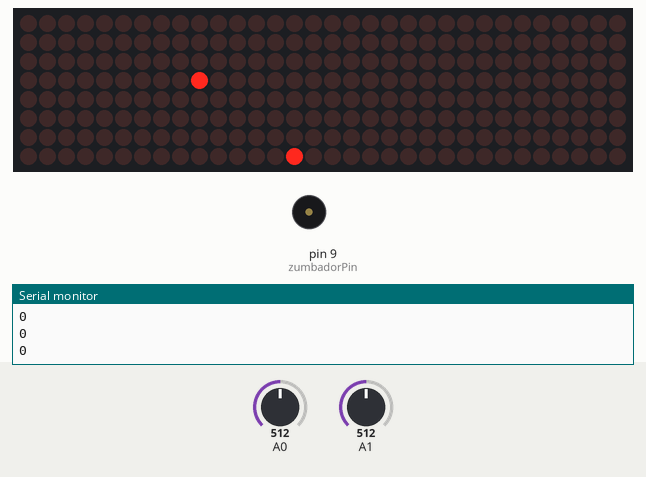
Recording of a sketch running on a simulated Arduino Uno, built with avr-gcc and run on an emulated ATmega328P. On the bench: 32×8 LED matrix, buzzer (waves = sounding), the last lines printed to the serial monitor. The test bench sets the inputs (shaded band); at power-on: A1 = 512, A0 = 512. Random numbers use the default seed unless the sketch sets one.

Above: at 1.2 s.
1.3 s: A1 set to 801
At 3.4 s:
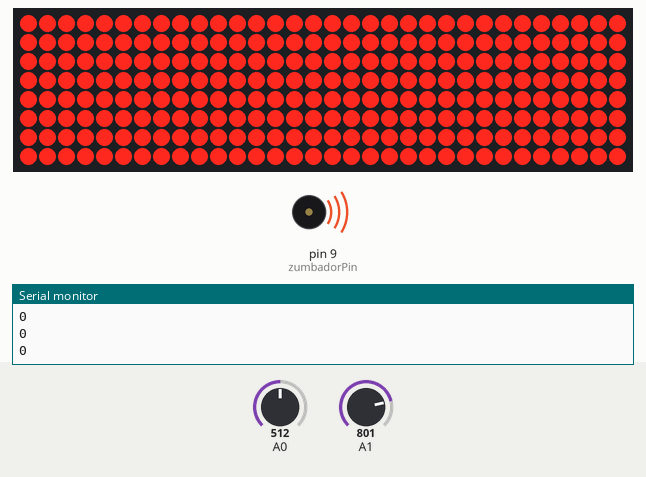
3.5 s: A1 set to 827
6.5 s: A1 set to 716
At 6.71 s:
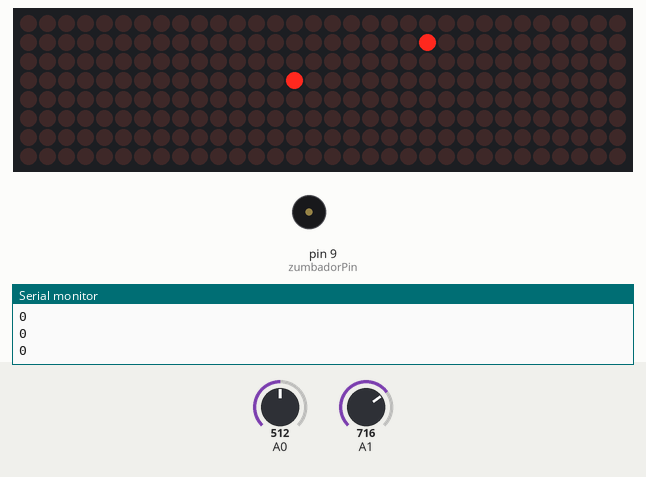
8.7 s: A1 set to 900
At 8.87 s:
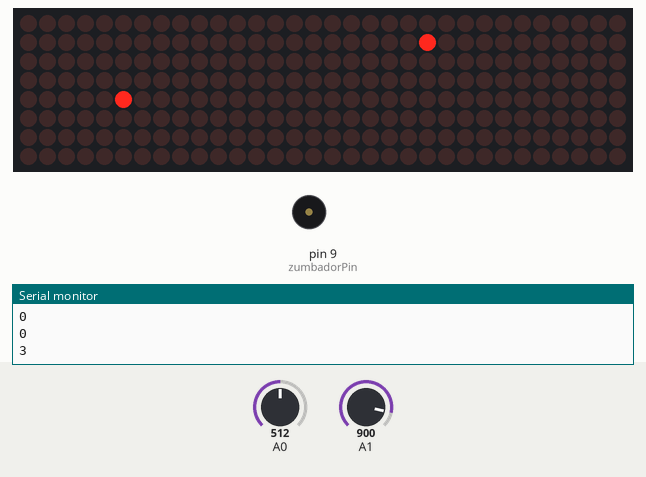
Timing chart, 0 to 22.7 s (numbered marks = the images above; inputs shaded):
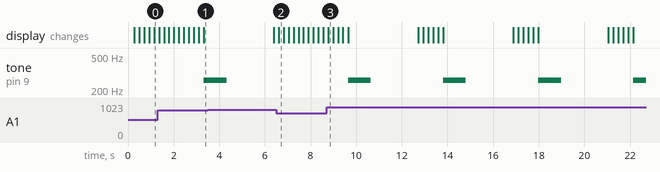

The sketch:

Snake.ino
```cpp
#include <MD_MAX72xx.h>
#define MAX_DEVICES 4
#define HARDWARE_TYPE MD_MAX72XX::FC16_HW
#include <LinkedList.h>
#include <Wire.h>


MD_MAX72XX cartel = MD_MAX72XX(HARDWARE_TYPE, 11, 13, 10, 4);
const int notaDo = 261;
const int zumbadorPin = 9;
const int velocity_refresh = 150;

int snake_head[2];
int direccion;
int xAxis, yAxis;
int Umbral = 300;
int comida_X;
int comida_Y;
int Fila;
int Columna;

LinkedList<int> cola_X;  // Lista enlazada para la cola X de la serpiente
LinkedList<int> cola_Y;  // Lista enlazada para la cola Y de la serpiente

bool Ha_muerto;
bool Ha_comido;


bool pantalla[8][32];
////////////////////////////////////////////


void Init() {
  for (int Iterador = 0; Iterador < 8; Iterador++) {
    for (int Iterador2 = 0; Iterador2 < 32; Iterador2++) {
      pantalla[Iterador][Iterador2] = false;
    }
  }
  snake_head[0] = 3;
  snake_head[1] = 16;
  cola_X.clear();
  cola_Y.clear();
  cola_X.add(snake_head[0]);
  cola_Y.add(snake_head[1]);

  pantalla[snake_head[0]][snake_head[1]] = true;
  generarComida();
  Ha_muerto = false;
  Ha_comido = false;

  reproducirmusica();
}


void actualizar_snake() {
  // Agrega la posición actual de la cabeza a la cola

  // Mueve la serpiente
  if (direccion == 2) snake_head[0]--;       // Arriba
  else if (direccion == 3) snake_head[0]++;  // Abajo
  else if (direccion == 1) snake_head[1]--;  // Izquierda
  else if (direccion == 0) snake_head[1]++;  // Derecha
  cola_X.add(snake_head[0]);
  cola_Y.add(snake_head[1]);
  Ha_comido = Comprobar_comida();
  Ha_muerto = Comprobar_muerte();
  if (Ha_comido == false) {  // Si no ha comido, elimina el último segmento de la cola
    int tail_X = cola_X.remove(0);
    int tail_Y = cola_Y.remove(0);
    pantalla[tail_X][tail_Y] = false;
  }
  pantalla[snake_head[0]][snake_head[1]] = true;
}

void generarComida() {
  comida_X = random(8);
  comida_Y = random(32);

  while (pantalla[comida_X][comida_Y] == true) {
    comida_X = random(8);
    comida_Y = random(32);
  }
  pantalla[comida_X][comida_Y] = true;
}

bool Comprobar_comida() {

  //Serial.println(snake_head[0]);
  //Serial.println(snake_head[1]);
  //Serial.println(comida_X);
  //Serial.println(comida_Y);
  //Serial.println("");
  if (snake_head[0] == comida_X && snake_head[1] == comida_Y) {
    Serial.println("comidabien");
    return true;
  }
  return false;
}

bool Comprobar_muerte() {
  if (snake_head[0] < 0) {
    return true;
  }
  if (snake_head[0] > 7) {
    return true;
  }
  if (snake_head[1] < 0) {
    return true;
  }
  if (snake_head[1] > 31) {
    return true;
  }
  if (pantalla[snake_head[0]][snake_head[1]] == true) {
    if (snake_head[0] == comida_X && snake_head[1] == comida_Y) {
      return false;
    } else {
      return true;
    }
  }
  return false;
}


void Game_over() {
  pararmusica();
  for (int Iterador = 0; Iterador < 8; Iterador++) {
    for (int Iterador2 = 0; Iterador2 < 32; Iterador2++) {
      pantalla[Iterador][Iterador2] = true;
    }
  }
  updatePantalla();
  sonidoend();
  delay(2000);
  Init();

}

void updatePantalla() {
  for (int Fila = 0; Fila < 8; Fila++) {
    for (int Columna = 0; Columna < 32; Columna++) {
      cartel.setPoint(Fila, Columna, pantalla[Fila][Columna]);
    }
  }
}


void Read_joystick() {
  xAxis = analogRead(A0);
  yAxis = analogRead(A1);
  // 0 = izquierda, 1 = decbar, 2 = arriba, 3= abajo
  // Si el joystick se mueve hacia la izquierda, gira el motor en sentido antihorario
  if (xAxis < (512 - Umbral)) {
     if (direccion != 1) {
      direccion = 0;
  }
  }
  // Si el joystick no se mueve, detiene el motor
  if (xAxis > (512 + Umbral)) {
     if (direccion != 0) {
      direccion = 1;
  }
  }
  if (yAxis < (512 - Umbral)) {
 if (direccion != 3) {
      direccion = 2;
  }
  }

  // Si el joystick no se mueve, detiene el motor
  if (yAxis > (512 + Umbral)) {
    if (direccion != 2) {
      direccion = 3;
    }
  }
}

bool sonidocomer() {
  tone(zumbadorPin, 659, 200);  // La nota E (659 Hz) durante 200 ms
  delay(250);                   // Pausa
  tone(zumbadorPin, 587, 200);
  noTone(zumbadorPin);
}

bool sonidoend() {
  tone(zumbadorPin, notaDo);  // Reproduce la nota Do
  delay(1000);                // Espera 1 segundo
  noTone(zumbadorPin);
}

void pararmusica() {

  Wire.write("p"); // p para parar

}
void reproducirmusica() {

  Wire.write("r");

}
void setup() {
  Serial.begin(9600);
  Init();
  pinMode(zumbadorPin, OUTPUT);
  // inicializar el objeto mx
  cartel.begin();

  // Establecer intencidad a un valor de 5
  cartel.control(MD_MAX72XX::INTENSITY, 10);

  // Desactivar auto-actualizacion
  cartel.control(MD_MAX72XX::UPDATE, true);

  Wire.begin();
  Wire.beginTransmission(8);
}

void loop() {
  Read_joystick();
  // 0 = izquierda, 1 = decbar, 2 = arriba, 3= abajo
  actualizar_snake();

  if (Ha_comido == true) {
    sonidocomer();
    generarComida();
    Ha_comido = false;
  }
  //Ha_muerto = Comprobar_muerte();
  Serial.println(direccion);
  if (Ha_muerto == true) {
    Game_over();
  }

  updatePantalla();
  delay(velocity_refresh);
}
```

Measured:
- by itself, tone on pin 9 (zumbadorPin): alternates 261 Hz for 1.0 s and silent for 3.2 s
